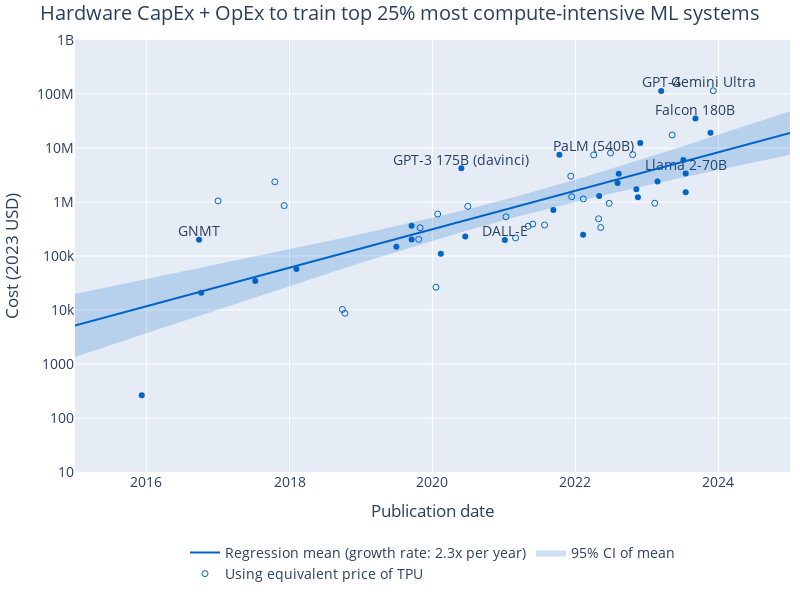

Notebook code cell kept with this figure:
### Code cell
label_systems = ['GNMT', 'DALL-E', 'GPT-3 175B (davinci)', 'PaLM (540B)', 'Llama 2-70B', 'Falcon 180B', 'GPT-4', 'Gemini Ultra']

tpu_mask = cost_df['Training hardware'].str.contains('TPU', na=False)
tpu_cost_df = cost_df.loc[tpu_mask]
gpu_cost_df = cost_df.loc[~tpu_mask]

fig = px.scatter(
    gpu_cost_df,
    x='Publication date',
    y='Cost (inflation-adjusted)',
    log_y=True,
)
fig.add_scatter(
    x=tpu_cost_df['Publication date'],
    y=tpu_cost_df['Cost (inflation-adjusted)'],
    mode='markers',
    marker_symbol='circle-open',
    name='Using equivalent price of TPU',
)
fig.add_scatter(
    x=gpu_cost_df.loc[gpu_cost_df['System'].isin(label_systems)]['Publication date'],
    y=gpu_cost_df.loc[gpu_cost_df['System'].isin(label_systems)]['Cost (inflation-adjusted)'],
    text=gpu_cost_df.loc[gpu_cost_df['System'].isin(label_systems)]['System'],
    mode='text',
    showlegend=False,
)
fig.add_scatter(
    x=tpu_cost_df.loc[tpu_cost_df['System'].isin(label_systems)]['Publication date'],
    y=tpu_cost_df.loc[tpu_cost_df['System'].isin(label_systems)]['Cost (inflation-adjusted)'],
    text=tpu_cost_df.loc[tpu_cost_df['System'].isin(label_systems)]['System'],
    mode='text',
    showlegend=False,
)

# Marker color
fig.update_traces(
    marker=dict(
        color='rgb(0,100,200)',
    ),
    selector=dict(mode='markers'),
)

# Shade in CI
fig.add_scatter(
    x=predicted_cost_df['Publication date'],
    y=10**predicted_cost_df['mean_ci_lower'],
    mode='lines',
    line=dict(width=0),
    showlegend=False,
)
fig.add_scatter(
    x=predicted_cost_df['Publication date'],
    y=10**predicted_cost_df['mean_ci_upper'],
    mode='lines',
    fill='tonexty',
    fillcolor='rgba(0,100,200,0.2)',
    line=dict(width=0),
    name='95% CI of mean',
)
fig.add_scatter(
    x=predicted_cost_df['Publication date'],
    y=10**predicted_cost_df['mean'],
    mode='lines',
    line=dict(color='rgb(0,100,200)'),
    name=f'Regression mean (growth rate: {10**reg_results.params[1]:.1f}x per year)',
)

fig.update_traces(textposition='top center')

# axis limits
fig.update_xaxes(range=['2015-01-01', '2025-01-01'])
fig.update_yaxes(range=[1, 9])

# legend on top
fig.update_layout(legend=dict(
    orientation='h',
    yanchor='top',
    y=-0.15,
    xanchor='center',
    x=0.5,
))

# axis labels
fig.update_xaxes(title_text='Publication date')
fig.update_yaxes(title_text='Cost (2023 USD)')

# title
fig.update_layout(title_text=plot_title_lookup[estimation_method])

# update size
fig.update_layout(
    autosize=False,
    width=800,
    height=600,
    title_x=0.5,
)

# font size
fig.update_layout(
    font=dict(
        size=14,
    )
)

# axis limits
fig.update_xaxes(range=[pred_start_date, pred_end_date])

# margins
fig.update_layout(margin=dict(l=10, r=10, t=40, b=10))

save_plot(fig, results_dir, 'cost_regression')

fig.show()
